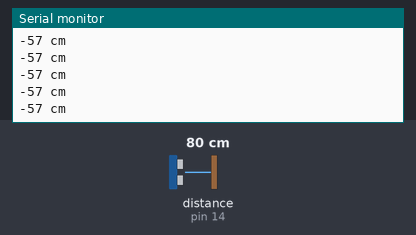
Bench run of a sketch on a simulated Arduino Uno, built with avr-gcc and run on an emulated ATmega328P. On the bench: the last lines printed to the serial monitor. Wiring (inferred from the names in the program): ultrasonic range finder: trigger pin 12; echo pin 14. The test bench sets the inputs (shaded band); at power-on: distance to the obstacle (sensor on pin 14) 80 cm. The echo pulse lasts 58.3 µs per cm.

Above: at 1.2 s.
1.3 s: distance to the obstacle (sensor on pin 14) set to 2 cm
At 1.84 s:
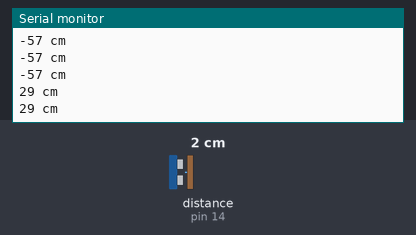
2.8 s: distance to the obstacle (sensor on pin 14) set to 4 cm
At 2.84 s:
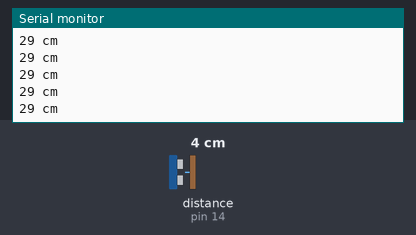
Timing chart, 0 to 5.8 s (numbered marks = the images above; inputs shaded):
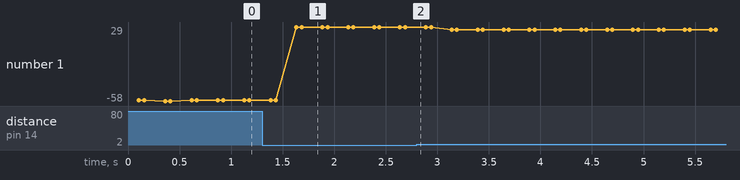

The sketch:

sketch_sensor_jarak_2.ino
```cpp
#define echoPin 14
#define initPin 12

unsigned long pulseTime = 0;  // variabel untuk membaca pulsa
int touchPin = 2; //relay
int val = 0;
int relayPin = 5; //relay
int ultrasonik;

void setup() {
  // put your setup code here, to run once:
  Serial.begin(9600);                                              // Setup Debug uart port if you want ?
  Serial.println(" cm" );

  // setting output pada pin initPin
   pinMode(initPin, OUTPUT);
   //setting input untuk pin Echo
   pinMode(echoPin, INPUT);
   //setup komunikasi serial
}

void loop() {
  // put your main code here, to run repeatedly:
  delay(100);

      digitalWrite(initPin, HIGH);
      delayMicroseconds(10);
      digitalWrite(initPin, LOW);

     pulseTime = pulseIn(echoPin, HIGH);
     ultrasonik = 30 - pulseTime / 53, DEC;


//      Cayenne.virtualWrite(V7, ultrasonik);              // Post Distance value in cayenne mqtt server
      Serial.print(ultrasonik);
      Serial.println(" cm" );
//      Cayenne.loop();

      if(ultrasonik <10){  //  rules relay
      do {
      delay(50);          // wait for sensors to stabilize
      digitalWrite(relayPin, HIGH);
      Serial.print(ultrasonik);
      Serial.println(" cm" );
//      Serial.println(" nyala" );  // check the sensors
      delay(100);
      digitalWrite(initPin, HIGH);
      delayMicroseconds(10);
      digitalWrite(initPin, LOW);
      pulseTime = pulseIn(echoPin, HIGH);
     ultrasonik = 30 - pulseTime / 53, DEC;
     delay(100);
//      Cayenne.virtualWrite(V7, ultrasonik); // mengirim ke cayene
      Serial.print(ultrasonik);
      Serial.println(" cm" );
//      Cayenne.loop(); //mengirim ke cayene
      } while (ultrasonik < 70);
       }
      if(ultrasonik > 20){  //  rules relay
      do {
      delay(50);          // wait for sensors to stabilize
      digitalWrite(relayPin, LOW);
      Serial.print(ultrasonik);
      Serial.println(" cm" );
//      Serial.println(" mati" );  // check the sensors
      delay(100);
      digitalWrite(initPin, HIGH);
      delayMicroseconds(10);
      digitalWrite(initPin, LOW);
      pulseTime = pulseIn(echoPin, HIGH);
     ultrasonik = 30 - pulseTime / 5, DEC;
     delay(100);
//      Cayenne.virtualWrite(V7, ultrasonik); //mengirim ke cayene
      Serial.print(ultrasonik);
      Serial.println(" cm" );
//      Cayenne.loop();
      } while (ultrasonik > 20);
       }

}
```

Measured:
- after the input at 1.3 s, the serial monitor: prints a new line after 0.33 s (image 1)
- plotted number 1: -57 → 29 after the input at 1.3 s, 29 → 26 after the input at 2.8 s
